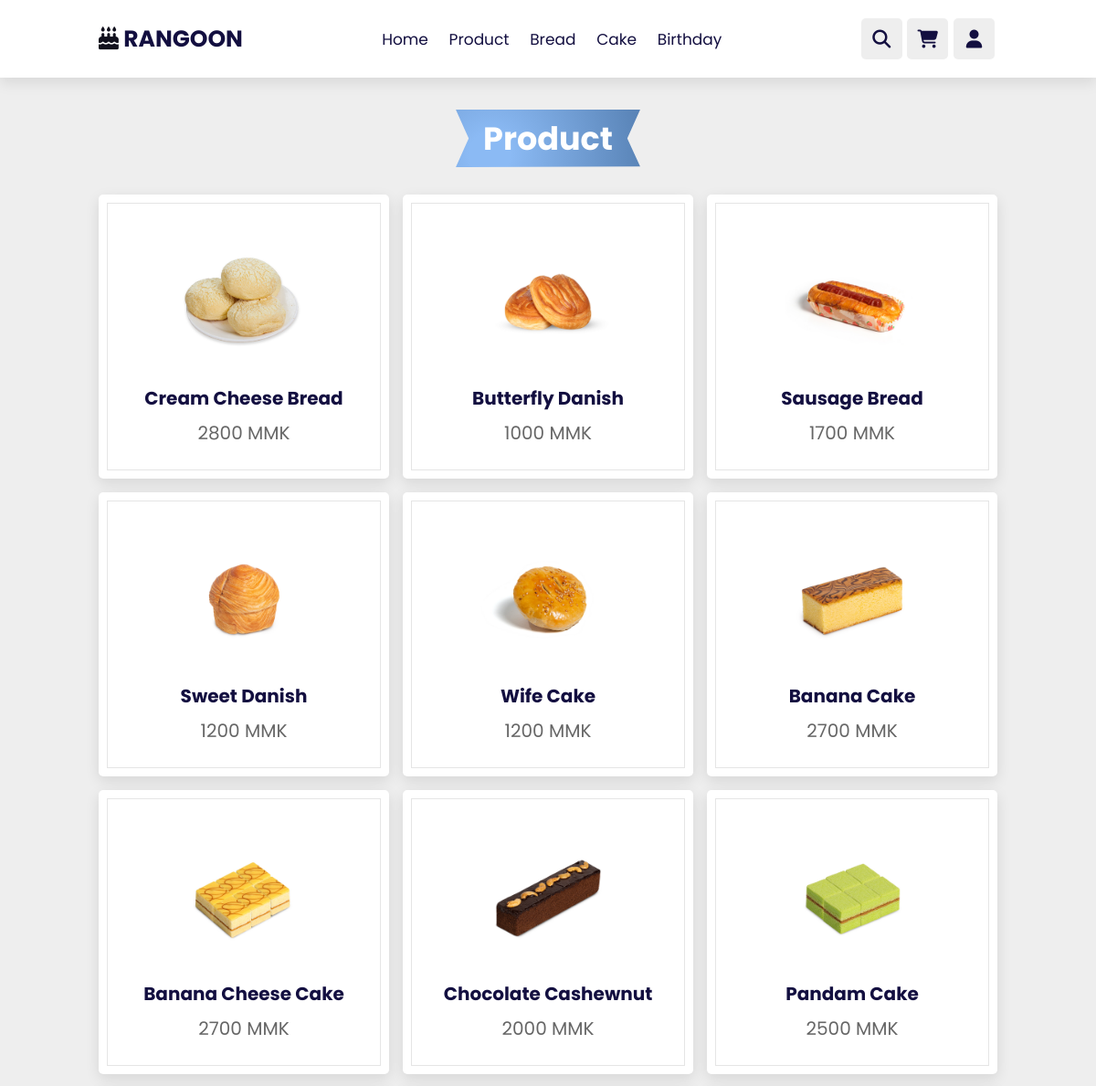
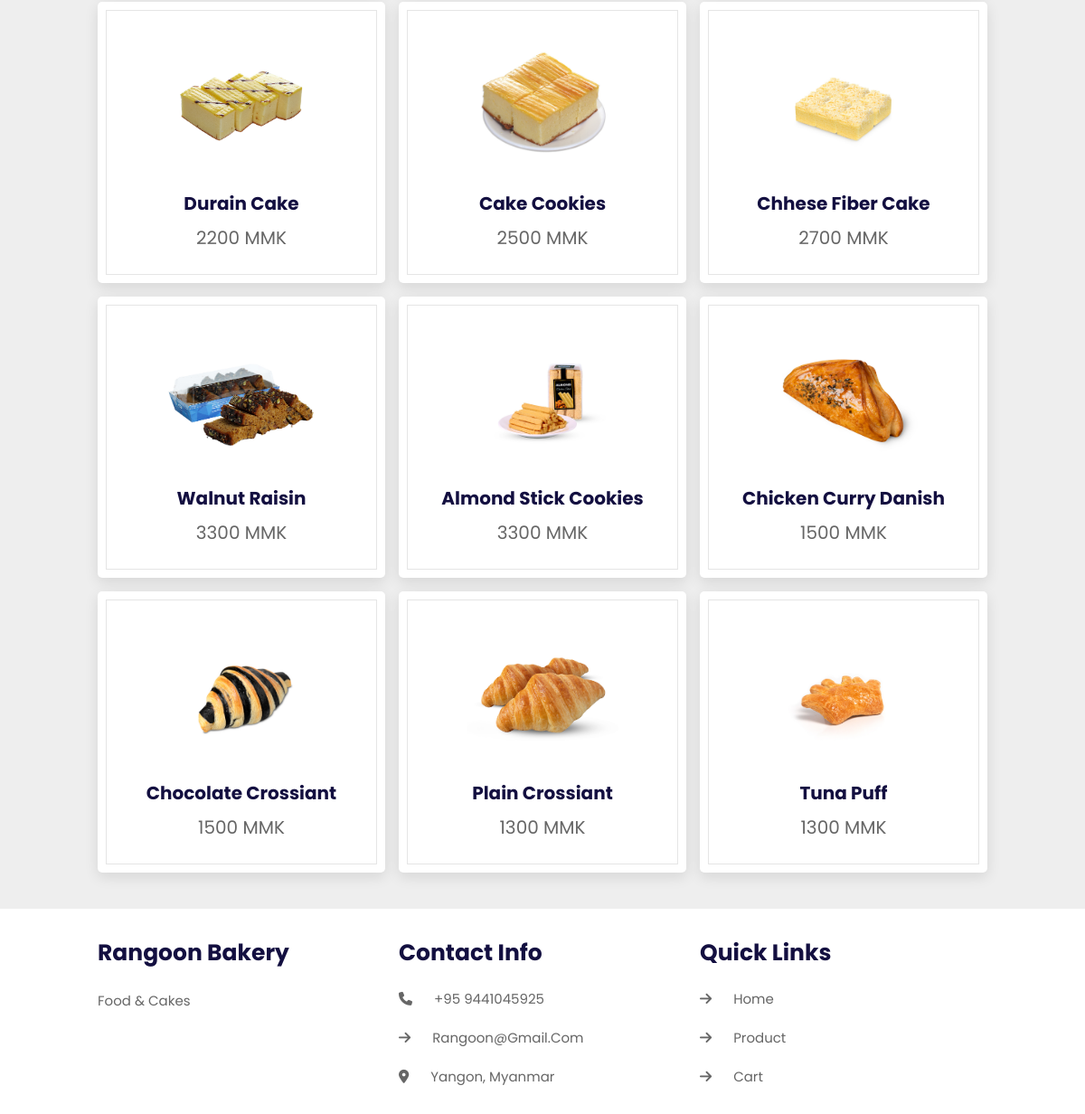
/Products.php, run on the app's committed database (2 pictures, top to bottom).
### tables this page shows
CREATE TABLE `product` (
  `ID` int(11) NOT NULL,
  `Name` varchar(30) NOT NULL,
  `Price` double NOT NULL,
  `Photo` varchar(300) NOT NULL,
  `Category` varchar(15) NOT NULL,
  `Stock` int(11) NOT NULL
);

### SQL.php (called while the page is built, shortened)
<?php
	function Single_Select($Field, $Table)
	{
		include("Connect.php");
		$query 	= "	SELECT $Field FROM $Table";
		$result	= mysqli_query($connection, $query);
		return $result;
	}
?>

### Products.php (the view, shortened to what this page needs)
<?php
	include("Connect.php");
	include("SQL.php");
?>
<!DOCTYPE html>
<html>
	<head>
		<link  rel="stylesheet"  href="https://unpkg.com/swiper@8/swiper-bundle.min.css"/>
		<link rel="stylesheet" href="https://cdnjs.cloudflare.com/ajax/libs/font-awesome/6.1.1/css/all.min.css">
		<link rel="stylesheet" href="Style2.css">
	</head>
	<body>
	<?php include "Heading.php" ?>
		<?php
			if(isset($_POST['btnSearch']))
			{
		?>
				<section class="Categories Product">
				<h1 class="Heading"><span>Search</span> Result</h1>
		<?php
				$Data 	= $_POST['txtSearch'];
				$Result = Single_Select("*", "Product WHERE Name LIKE '%" . $Data . "%'");
				$Count 	= mysqli_num_rows($Result);
				if($Count > 0)
				{
		?>
				<div class="Box_Container">
		<?php
					for ($i=0; $i < $Count; $i++)
					{
						$Search 	= mysqli_fetch_array($Result);
						$SID 		= $Search['ID'];
		?>
					<div class="Box" data-name="<?php echo "S-" .( $i+1) . "" ?>">
						<img src="<?php echo $Search['Photo'] ?>">
						<ul class="Action">
							<li>
								<div class="fas fa-eye" id=""></div>
								<span>View</span>
							</li>
						</ul>
						<h3><?php echo $Search['Name'] ?></h3>
						<div class="Price"><?php echo $Search['Price']; ?> MMK</div>
					</div>
		<?php
					}
		?>
				</div>
		<?php
				}
				else
				{
					echo("<script>window.alert('Nothing found similar to : " . $Data . "')</script>");
					echo("<script>window.location='Products.php'</script>");
				}
		?>
				</section>
				<div class="Product_Preview">
		<?php
				if(isset($_POST['btnSearch']))
				{
					$Data 	= $_POST['txtSearch'];
					$Result = Single_Select("*", "Product WHERE Name LIKE '%" . $Data . "%'");
					$Count 	= mysqli_num_rows($Result);
					for ($j=0; $j < $Count; $j++)
					{
						$Search 	= mysqli_fetch_array($Result);
						$SID 		= $Search['ID'];
		?>
					<div class="Preview" data-target="<?php echo "S-" . ($j+1) . "" ?>">
						<i class="fas fa-times"></i>
						<img src="<?php echo $Search['Photo'] ?>">
						<h3><?php echo $Search['Name']; ?></h3>
						<div class="Price">Price : <?php echo $Search['Price']; ?> MMK</div>
						<form action="Products.php" method="post">
							<input type="text" name="txtProduct" value="<?php echo $SID ?>" hidden >
							<div class="Price">Qty : <input type="number" min="1" max="10" value="1" name="txtQuantity" onkeydown="return false"></div>
							<button type="submit" name="btnFavorite" class="Btn" title="Add to Favorite"><div class="fas fa-heart"></div></button>
							<input type="submit" name="btnCart" class="Btn" value="Add to Cart">
						</form>
					</div>
		<?php
					}
				}
		?>
				</div>
		<?php
			}
			else
			{
		?>
			<section class="Categories Product">
				<?php
					if (isset($_REQUEST['Bread']))
					{
						$Products 	= Multi_Select("*", "Product", "Category", "Bread");
						$Count 		= mysqli_num_rows($Products);
				?>
						<h1 class="Heading"><span>Bread</span></h1>
						<div class="Box_Container">
				<?php
						for ($i=0; $i < $Count; $i++)
						{
							$Rows 	= mysqli_fetch_array($Products);
							$PID	= $Rows['ID'];
				?>
							<div class="Box" data-name="<?php echo "P-" .( $i+1) . "" ?>">
								<img src="<?php echo $Rows['Photo'] ?>">
								<ul class="Action">
									<li>
										<div class="fas fa-eye" id=""></div>
										<span>View</span>
									</li>
								</ul>
								<h3><?php echo $Rows['Name'] ?></h3>
								<div class="Price"><?php echo $Rows['Price']; ?> MMK</div>
							</div>
				<?php
						}
				?>
						</div>
				<?php
					}
					else
					{
						$Products 	= Single_Select("*", "Product");
						$Count 		= mysqli_num_rows($Products);
				?>
						<h1 class="Heading"><span>Product</span></h1>
						<div class="Box_Container">
				<?php
						for ($i=0; $i < $Count; $i++)
						{
							$Rows 	= mysqli_fetch_array($Products);
				?>
							<div class="Box" data-name="<?php echo "P-" .( $i+1) . "" ?>">
								<img src="<?php echo $Rows['Photo'] ?>">
								<h3><?php echo $Rows['Name'] ?></h3>
								<div class="Price"><?php echo $Rows['Price']; ?> MMK</div>
							</div>
				<?php
						}
				?>
						</div>
				<?php
					}
				?>
			</section>
		<?php
			}
		?>
		<?php include "Footer.php" ?>
	</body>
</html>

### Heading.php (shortened to what this page needs)
<header class="Header">
			<a href="Home.php" class="Logo"><i class="fas fa-birthday-cake"></i> RANGOON</a>
			<nav class="Navbar">
				<a href="Home.php">Home</a>
				<a href="Products.php">Product</a>
				<a href="Products.php?Bread">Bread</a>
				<a href="Products.php?Cake">Cake</a>
				<a href="Birthday.php">Birthday</a>
			</nav>
			<div class="Icons">
				<div class="fas fa-search" id="Search_Btn"></div>
				<div class="fas fa-shopping-cart" id="Cart_Btn"></div>
				<div class="fas fa-user" id="Login_Btn"></div>
			</div>
		</header>

### Footer.php
<section class="Footer">
	<div class="Box_Container">
		<div class="Box">
			<h3>Rangoon Bakery</h3>
			<p>Food & Cakes</p>
		</div>
		<div class="Box">
			<h3>Contact Info</h3>
			<a href="" class="links" readonly><i class="fas fa-phone"></i> +95 9441045925</a>
			<a href="" class="links" readonly><i class="fas fa-arrow-right"></i> rangoon@gmail.com</a>
			<a href="" class="links" readonly><i class="fas fa-map-marker-alt"></i> Yangon, Myanmar</a>
		</div>
		<div class="Box">
			<h3>Quick Links</h3>
			<a href="Home.php" class="links"><i class="fas fa-arrow-right"></i> Home</a>
			<a href="Products.php" class="links"><i class="fas fa-arrow-right"></i> Product</a>
			<a href="Cart.php" class="links"><i class="fas fa-arrow-right"></i> Cart</a>
		</div>
	</div>
</section>

### Style2.css (style rules this page uses)
:root { --orange: #11101D; --black: #130f40; --light-color: #666; --box-shadow: 0 .5rem 1.5rem rgba(0, 0, 0, .1); --border: .2rem solid rgba(0, 0, 0, .1); --outline: .1rem solid rgba(0, 0, 0, .1); --outline-hover: .2rem solid var(--black); }
* { font-family: 'Poppins', sans-serif; margin: 0; padding: 0; box-sizing: border-box; outline: none; border: none; text-decoration: none; text-transform: capitalize; transition: all .2s linear; }
html { font-size: 62.5%; overflow-x: hidden; scroll-behavior: smooth; scroll-padding-top: 7rem; }
body { background: #eee; }
section { padding: 2rem 9%; }
.Heading { text-align: center; padding: 2rem 0; padding-bottom: 3rem; font-size: 3.5rem; color: var(--black); }
.Heading span { background-image: radial-gradient( circle 674px at 18.3% 77%, rgba(139,186,244,1) 3.4%, rgba(15,51,92,1) 56.6% ); color: #fff; display: inline-block; padding: .5rem 3rem; clip-path: polygon(100% 0, 93% 50%, 100% 99%, 0% 100%, 7% 50%, 0% 0%); }
.Header { position: fixed; top: 0; left: 0; right: 0; z-index: 1000; display: flex; align-items: center; justify-content: space-between; padding: 2rem 9%; background: #fff; box-shadow: var(--box-shadow); }
.Header .Logo { font-size: 2.5rem; font-weight: bolder; color: var(--black); }
.Header .Logo i { color: var(--orange); }
.Header .Navbar a { font-size: 1.7rem; margin: 0 1rem; color: var(--black); }
.Header .Icons div { height: 4.5rem; width: 4.5rem; line-height: 4.5rem; border-radius: .5rem; background: #eee; color: var(--black); font-size: 2rem; margin-right: .3rem; cursor: pointer; text-align: center; }
.Categories .Box_Container { display: grid; grid-template-columns: repeat(auto-fit, minmax(30rem, 1fr)); gap: 1.5rem; }
.Categories .Box_Container .Box { padding: 3rem 2rem; border-radius: .5rem; background: #fff; box-shadow: var(--box-shadow); outline: var(--outline); outline-offset: -1rem; text-align: center; }
.Categories .Box_Container .Box img { margin: 1rem 0; height: 15rem; }
.Categories .Box_Container .Box h3 { font-size: 2rem; color: var(--black); line-height: 1.8; }
.Categories.Product { padding-top: 10rem; }
.Categories.Product .Box_Container { margin-bottom: 2rem; display: grid; grid-template-columns: repeat(auto-fit, minmax(30rem, 1fr)); gap: 1.5rem; }
.Categories.Product .Box_Container .Box .Price { font-size: 2rem; color: var(--light-color); padding: .5rem 0; }
.Footer { background: #fff; }
.Footer .Box_Container { display: grid; grid-template-columns: repeat(auto-fit, minmax(25rem, 1fr)); gap: 1.5rem; }
.Footer .Box_Container h3 { font-size: 2.5rem; color: var(--black); padding: 1rem 0; }
.Footer .Box_Container .links { display: block; font-size: 1.5rem; color: var(--light-color); padding: 1rem 0; }
.Footer .Box_Container .links i { padding-right: 2rem; }
.Footer .Box_Container p { line-height: 1.8; font-size: 1.5rem; color: var(--light-color); padding: 1rem 0; }

### data on the page
product: Photo (picture), Name "Cream Cheese Bread", Price "2800"
product: Photo (picture), Name "Butterfly Danish", Price "1000"
product: Photo (picture), Name "Sausage Bread", Price "1700"
product: Photo (picture), Name "Sweet Danish", Price "1200"
product: Photo (picture), Name "Wife Cake", Price "1200"
product: Photo (picture), Name "Banana Cake", Price "2700"
product: Photo (picture), Name "Banana Cheese Cake", Price "2700"
product: Photo (picture), Name "Chocolate Cashewnut", Price "2000"
product: Photo (picture), Name "Pandam Cake", Price "2500"
product: Photo (picture), Name "Durain Cake", Price "2200"
product: Photo (picture), Name "Cake Cookies", Price "2500"
product: Photo (picture), Name "Chhese Fiber Cake", Price "2700"
product: Photo (picture), Name "Walnut Raisin", Price "3300"
product: Photo (picture), Name "Almond Stick Cookies", Price "3300"
product: Photo (picture), Name "Chicken Curry Danish", Price "1500"
product: Photo (picture), Name "Chocolate Crossiant", Price "1500"
product: Photo (picture), Name "Plain Crossiant", Price "1300"
product: Photo (picture), Name "Tuna Puff", Price "1300"
